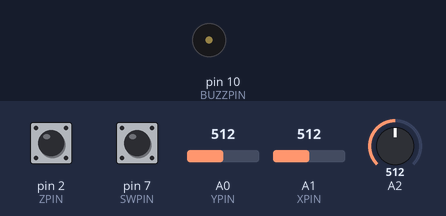
This sketch was run on a simulated Arduino Uno, built with avr-gcc and run on an emulated ATmega328P. Shown: buzzer (waves = sounding). Inputs (shaded band) come from the test bench; at power-on: A2 = 512, pin 2 (ZPIN) HIGH, pin 7 (SWPIN) HIGH, A0 (YPIN) = 512, A1 (XPIN) = 512. What the sketch prints to the serial monitor is not drawn.

Above: at 1.2 s.
1.3 s: A2 set to 734
4.3 s: A2 set to 762
At 4.8 s:
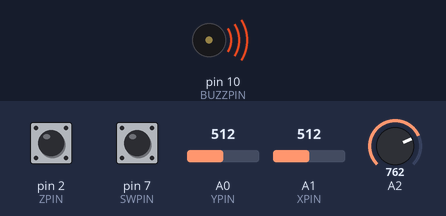
Timing chart, 0 to 7.3 s (numbered marks = the images above; inputs shaded):
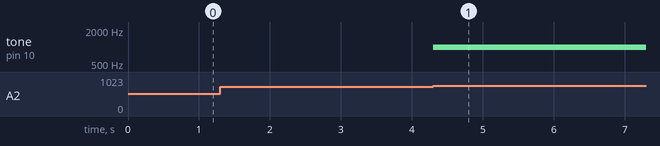

Measured:
- the behaviour switches between 750 and 751 on A2 (found by bisection; images 0 and 1)
- after the input at 4.3 s, tone on pin 10 (BUZZPIN): silent → 1000 Hz at once

The sketch:

main.ino
```cpp
#define ZPIN 2
#define YPIN 14
#define XPIN 15

#define BUZZPIN 10

#define SWPIN 7

#define LIGHTPIN 16.

void setup() {
  pinMode(ZPIN, INPUT_PULLUP);
  pinMode(XPIN, INPUT);
  pinMode(YPIN, INPUT);
  pinMode(BUZZPIN, OUTPUT);
  pinMode(SWPIN, INPUT);
  pinMode(LIGHTPIN, INPUT);

  Serial.begin(19200); //  setup serial
}

void loop() {
  int x = analogRead(XPIN);
  int y = analogRead(YPIN);
  int z = digitalRead(ZPIN);
  int switchState = digitalRead(SWPIN);
  int photocellReading0 = analogRead(LIGHTPIN);

  if (photocellReading0 > 750) {
    tone(BUZZPIN, 1000);
  } else {
    noTone(BUZZPIN);
  }

  Serial.println(photocellReading0);
  if (switchState == LOW) {
    // switch is closed
    Serial.println("Switch 1");
  } else if (switchState == HIGH) {
    // switch is open
    Serial.println("Switch 0");
  }
  Serial.print("xyz" + String(" ") + x + String(" "));
  Serial.print(y + String(" "));
  Serial.println(z);
}
```
